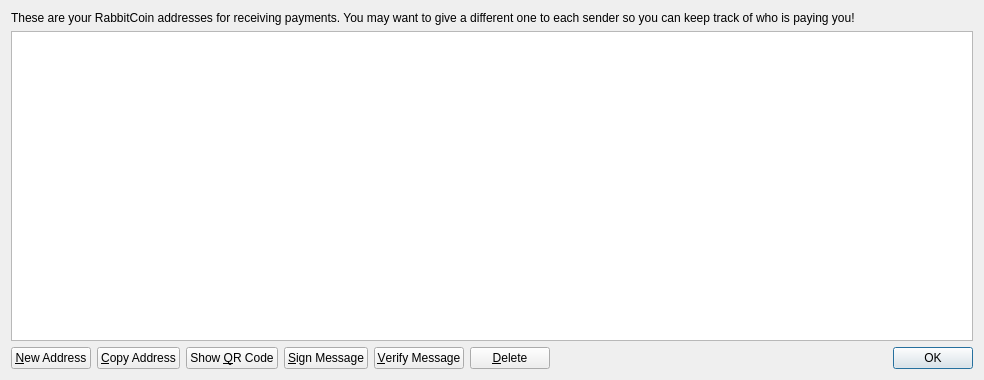
<?xml version="1.0" encoding="UTF-8"?>
<ui version="4.0">
 <class>AddressBookPage</class>
 <widget class="QWidget" name="AddressBookPage">
  <property name="geometry">
   <rect>
    <x>0</x>
    <y>0</y>
    <width>984</width>
    <height>380</height>
   </rect>
  </property>
  <property name="windowTitle">
   <string>Address Book</string>
  </property>
  <layout class="QVBoxLayout" name="verticalLayout">
   <item>
    <widget class="QLabel" name="labelExplanation">
     <property name="text">
      <string>These are your RabbitCoin addresses for receiving payments. You may want to give a different one to each sender so you can keep track of who is paying you!</string>
     </property>
     <property name="textFormat">
      <enum>Qt::PlainText</enum>
     </property>
     <property name="wordWrap">
      <bool>true</bool>
     </property>
    </widget>
   </item>
   <item>
    <widget class="QTableView" name="tableView">
     <property name="contextMenuPolicy">
      <enum>Qt::CustomContextMenu</enum>
     </property>
     <property name="toolTip">
      <string>Double-click to edit address or label</string>
     </property>
     <property name="tabKeyNavigation">
      <bool>false</bool>
     </property>
     <property name="alternatingRowColors">
      <bool>true</bool>
     </property>
     <property name="selectionMode">
      <enum>QAbstractItemView::SingleSelection</enum>
     </property>
     <property name="selectionBehavior">
      <enum>QAbstractItemView::SelectRows</enum>
     </property>
     <property name="sortingEnabled">
      <bool>true</bool>
     </property>
     <attribute name="verticalHeaderVisible">
      <bool>false</bool>
     </attribute>
    </widget>
   </item>
   <item>
    <layout class="QHBoxLayout" name="horizontalLayout">
     <item>
      <widget class="QPushButton" name="newAddressButton">
       <property name="toolTip">
        <string>Create a new address</string>
       </property>
       <property name="text">
        <string>&amp;New Address</string>
       </property>
      </widget>
     </item>
     <item>
      <widget class="QPushButton" name="copyToClipboard">
       <property name="toolTip">
        <string>Copy the currently selected address to the system clipboard</string>
       </property>
       <property name="text">
        <string>&amp;Copy Address</string>
       </property>
      </widget>
     </item>
     <item>
      <widget class="QPushButton" name="showQRCode">
       <property name="text">
        <string>Show &amp;QR Code</string>
       </property>
      </widget>
     </item>
     <item>
      <widget class="QPushButton" name="signMessage">
       <property name="toolTip">
        <string>Sign a message to prove you own a RabbitCoin address</string>
       </property>
       <property name="text">
        <string>&amp;Sign Message</string>
       </property>
      </widget>
     </item>
     <item>
      <widget class="QPushButton" name="verifyMessage">
       <property name="toolTip">
        <string>Verify a message to ensure it was signed with a specified RabbitCoin address</string>
       </property>
       <property name="text">
        <string>&amp;Verify Message</string>
       </property>
      </widget>
     </item>
     <item>
      <widget class="QPushButton" name="deleteButton">
       <property name="toolTip">
        <string>Delete the currently selected address from the list. Only sending addresses can be deleted.</string>
       </property>
       <property name="text">
        <string>&amp;Delete</string>
       </property>
      </widget>
     </item>
     <item>
      <spacer name="horizontalSpacer">
       <property name="orientation">
        <enum>Qt::Horizontal</enum>
       </property>
       <property name="sizeHint" stdset="0">
        <size>
         <width>40</width>
         <height>20</height>
        </size>
       </property>
      </spacer>
     </item>
     <item>
      <widget class="QDialogButtonBox" name="buttonBox">
       <property name="sizePolicy">
        <sizepolicy hsizetype="Maximum" vsizetype="Fixed">
         <horstretch>0</horstretch>
         <verstretch>0</verstretch>
        </sizepolicy>
       </property>
       <property name="standardButtons">
        <set>QDialogButtonBox::Ok</set>
       </property>
      </widget>
     </item>
    </layout>
   </item>
  </layout>
 </widget>
 <resources>
  <include location="../bitcoin.qrc"/>
 </resources>
 <connections/>
</ui>
